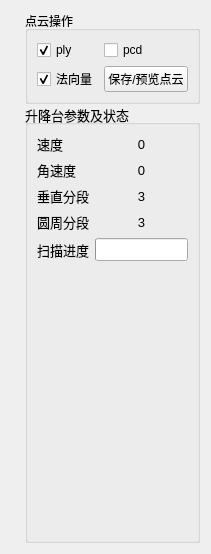
      <widget class="QWidget" name="scan">
       <attribute name="title">
        <string>扫描</string>
       </attribute>
       <layout class="QGridLayout" name="gridLayout_2" columnstretch="5,1">
        <property name="verticalSpacing">
         <number>4</number>
        </property>
        <item row="0" column="0">
         <layout class="QHBoxLayout" name="horizontalLayout" stretch="1,1">
          <property name="spacing">
           <number>4</number>
          </property>
          <item>
           <widget class="glViewer" name="fusionViewer" native="true">
            <property name="sizePolicy">
             <sizepolicy hsizetype="Preferred" vsizetype="Preferred">
              <horstretch>2</horstretch>
              <verstretch>0</verstretch>
             </sizepolicy>
            </property>
           </widget>
          </item>
          <item>
           <widget class="CloudViewer" name="cloudViewer" native="true"/>
          </item>
         </layout>
        </item>
        <item row="0" column="1" rowspan="2">
         <layout class="QVBoxLayout" name="verticalLayout_2">
          <item>
           <widget class="QGroupBox" name="groupBox_5">
            <property name="title">
             <string>点云操作</string>
            </property>
            <layout class="QHBoxLayout" name="horizontalLayout_13">
             <item>
              <layout class="QGridLayout" name="gridLayout_3">
               <item row="0" column="1">
                <widget class="QCheckBox" name="ply_check">
                 <property name="text">
                  <string>ply</string>
                 </property>
                 <property name="checked">
                  <bool>true</bool>
                 </property>
                </widget>
               </item>
               <item row="0" column="2">
                <widget class="QCheckBox" name="pcd_check">
                 <property name="text">
                  <string>pcd</string>
                 </property>
                </widget>
               </item>
               <item row="1" column="1">
                <widget class="QCheckBox" name="normal_check">
                 <property name="text">
                  <string>法向量</string>
                 </property>
                 <property name="checked">
                  <bool>true</bool>
                 </property>
                </widget>
               </item>
               <item row="1" column="2">
                <widget class="QPushButton" name="saveCloudBtn">
                 <property name="text">
                  <string>保存/预览点云</string>
                 </property>
                </widget>
               </item>
              </layout>
             </item>
            </layout>
           </widget>
          </item>
          <item>
           <widget class="QGroupBox" name="groupBox_6">
            <property name="font">
             <font>
              <pointsize>10</pointsize>
              <weight>50</weight>
              <bold>false</bold>
             </font>
            </property>
            <property name="title">
             <string>升降台参数及状态</string>
            </property>
            <layout class="QGridLayout" name="gridLayout_4">
             <item row="2" column="0">
              <widget class="QLabel" name="label_23">
               <property name="text">
                <string>角速度</string>
               </property>
              </widget>
             </item>
             <item row="3" column="0">
              <widget class="QLabel" name="label_24">
               <property name="text">
                <string>垂直分段</string>
               </property>
              </widget>
             </item>
             <item row="4" column="0">
              <widget class="QLabel" name="label_25">
               <property name="text">
                <string>圆周分段</string>
               </property>
              </widget>
             </item>
             <item row="1" column="0">
              <widget class="QLabel" name="label_26">
               <property name="text">
                <string>速度</string>
               </property>
              </widget>
             </item>
             <item row="5" column="0">
              <widget class="QLabel" name="label_27">
               <property name="text">
                <string>扫描进度</string>
               </property>
              </widget>
             </item>
             <item row="1" column="1">
              <widget class="QLabel" name="speed">
               <property name="text">
                <string>0</string>
               </property>
               <property name="alignment">
                <set>Qt::AlignCenter</set>
               </property>
              </widget>
             </item>
             <item row="2" column="1">
              <widget class="QLabel" name="angular_speed">
               <property name="text">
                <string>0</string>
               </property>
               <property name="alignment">
                <set>Qt::AlignCenter</set>
               </property>
              </widget>
             </item>
             <item row="3" column="1">
              <widget class="QLabel" name="segment">
               <property name="text">
                <string>3</string>
               </property>
               <property name="alignment">
                <set>Qt::AlignCenter</set>
               </property>
              </widget>
             </item>
             <item row="4" column="1">
              <widget class="QLabel" name="R_segement">
               <property name="text">
                <string>3</string>
               </property>
               <property name="alignment">
                <set>Qt::AlignCenter</set>
               </property>
              </widget>
             </item>
             <item row="5" column="1">
              <widget class="QProgressBar" name="progressBar_2">
               <property name="value">
                <number>0</number>
               </property>
               <property name="textVisible">
                <bool>false</bool>
               </property>
               <property name="textDirection">
                <enum>QProgressBar::TopToBottom</enum>
               </property>
               <property name="format">
                <string>%p%</string>
               </property>
              </widget>
             </item>
             <item row="6" column="1">
              <spacer name="verticalSpacer_6">
               <property name="orientation">
                <enum>Qt::Vertical</enum>
               </property>
               <property name="sizeHint" stdset="0">
                <size>
                 <width>20</width>
                 <height>270</height>
                </size>
               </property>
              </spacer>
             </item>
            </layout>
           </widget>
          </item>
         </layout>
        </item>
        <item row="1" column="0">
         <layout class="QHBoxLayout" name="horizontalLayout_3">
          <property name="spacing">
           <number>4</number>
          </property>
          <item>
           <widget class="glViewer" name="depthViewer" native="true">
            <property name="sizePolicy">
             <sizepolicy hsizetype="Preferred" vsizetype="Preferred">
              <horstretch>2</horstretch>
              <verstretch>0</verstretch>
             </sizepolicy>
            </property>
           </widget>
          </item>
          <item>
           <widget class="glViewer" name="RGBViewer" native="true">
            <property name="sizePolicy">
             <sizepolicy hsizetype="Preferred" vsizetype="Preferred">
              <horstretch>2</horstretch>
              <verstretch>0</verstretch>
             </sizepolicy>
            </property>
           </widget>
          </item>
          <item>
           <widget class="FusionViewer" name="fViewer" native="true">
            <property name="sizePolicy">
             <sizepolicy hsizetype="Preferred" vsizetype="Preferred">
              <horstretch>2</horstretch>
              <verstretch>0</verstretch>
             </sizepolicy>
            </property>
           </widget>
          </item>
         </layout>
        </item>
       </layout>
      </widget>
